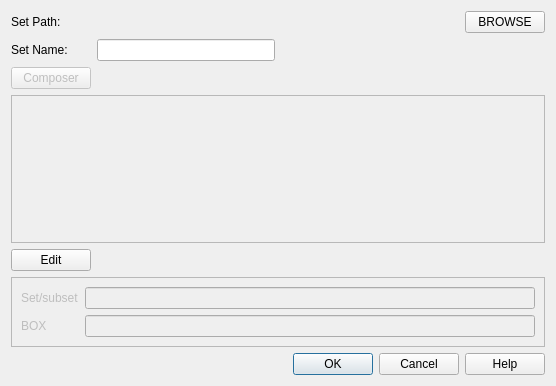
<?xml version="1.0" encoding="UTF-8"?>
<ui version="4.0">
 <class>setbrowser</class>
 <widget class="QDialog" name="setbrowser">
  <property name="geometry">
   <rect>
    <x>0</x>
    <y>0</y>
    <width>556</width>
    <height>386</height>
   </rect>
  </property>
  <property name="windowTitle">
   <string>Dialog</string>
  </property>
  <layout class="QGridLayout" name="gridLayout">
   <item row="0" column="0">
    <widget class="QLabel" name="label">
     <property name="text">
      <string>Set Path:</string>
     </property>
    </widget>
   </item>
   <item row="0" column="3">
    <widget class="QPushButton" name="browseButton">
     <property name="text">
      <string>BROWSE</string>
     </property>
    </widget>
   </item>
   <item row="3" column="0" colspan="4">
    <widget class="QFrame" name="axisFrame">
     <property name="frameShape">
      <enum>QFrame::StyledPanel</enum>
     </property>
     <property name="frameShadow">
      <enum>QFrame::Raised</enum>
     </property>
     <layout class="QGridLayout" name="axesLayout">
      <item row="1" column="0">
       <spacer name="verticalSpacer_2">
        <property name="orientation">
         <enum>Qt::Vertical</enum>
        </property>
        <property name="sizeHint" stdset="0">
         <size>
          <width>20</width>
          <height>40</height>
         </size>
        </property>
       </spacer>
      </item>
     </layout>
    </widget>
   </item>
   <item row="8" column="0" colspan="4">
    <widget class="QDialogButtonBox" name="buttonBox">
     <property name="orientation">
      <enum>Qt::Horizontal</enum>
     </property>
     <property name="standardButtons">
      <set>QDialogButtonBox::Cancel|QDialogButtonBox::Help|QDialogButtonBox::Ok</set>
     </property>
    </widget>
   </item>
   <item row="0" column="1">
    <widget class="QLabel" name="setpathLabel">
     <property name="text">
      <string/>
     </property>
    </widget>
   </item>
   <item row="1" column="0">
    <widget class="QLabel" name="label_5">
     <property name="text">
      <string>Set Name:</string>
     </property>
    </widget>
   </item>
   <item row="1" column="1">
    <widget class="QLineEdit" name="setnameLine"/>
   </item>
   <item row="0" column="2">
    <spacer name="horizontalSpacer_2">
     <property name="orientation">
      <enum>Qt::Horizontal</enum>
     </property>
     <property name="sizeHint" stdset="0">
      <size>
       <width>40</width>
       <height>20</height>
      </size>
     </property>
    </spacer>
   </item>
   <item row="2" column="0">
    <widget class="QPushButton" name="composerEnableButton">
     <property name="enabled">
      <bool>false</bool>
     </property>
     <property name="text">
      <string>Composer</string>
     </property>
    </widget>
   </item>
   <item row="5" column="0" rowspan="3" colspan="4">
    <widget class="QFrame" name="manualEditFrame">
     <property name="enabled">
      <bool>false</bool>
     </property>
     <property name="frameShape">
      <enum>QFrame::StyledPanel</enum>
     </property>
     <property name="frameShadow">
      <enum>QFrame::Raised</enum>
     </property>
     <layout class="QGridLayout" name="gridLayout_2">
      <item row="0" column="0">
       <widget class="QLabel" name="label_4">
        <property name="text">
         <string>Set/subset</string>
        </property>
       </widget>
      </item>
      <item row="0" column="1">
       <widget class="QLineEdit" name="subsetLine"/>
      </item>
      <item row="1" column="0">
       <widget class="QLabel" name="label_6">
        <property name="text">
         <string>BOX</string>
        </property>
       </widget>
      </item>
      <item row="1" column="1">
       <widget class="QLineEdit" name="boxLine"/>
      </item>
     </layout>
    </widget>
   </item>
   <item row="4" column="0">
    <widget class="QPushButton" name="editEnableButton">
     <property name="enabled">
      <bool>true</bool>
     </property>
     <property name="text">
      <string>Edit</string>
     </property>
    </widget>
   </item>
  </layout>
 </widget>
 <resources/>
 <connections>
  <connection>
   <sender>buttonBox</sender>
   <signal>accepted()</signal>
   <receiver>setbrowser</receiver>
   <slot>accept()</slot>
   <hints>
    <hint type="sourcelabel">
     <x>248</x>
     <y>254</y>
    </hint>
    <hint type="destinationlabel">
     <x>157</x>
     <y>274</y>
    </hint>
   </hints>
  </connection>
  <connection>
   <sender>buttonBox</sender>
   <signal>rejected()</signal>
   <receiver>setbrowser</receiver>
   <slot>reject()</slot>
   <hints>
    <hint type="sourcelabel">
     <x>316</x>
     <y>260</y>
    </hint>
    <hint type="destinationlabel">
     <x>286</x>
     <y>274</y>
    </hint>
   </hints>
  </connection>
 </connections>
</ui>
